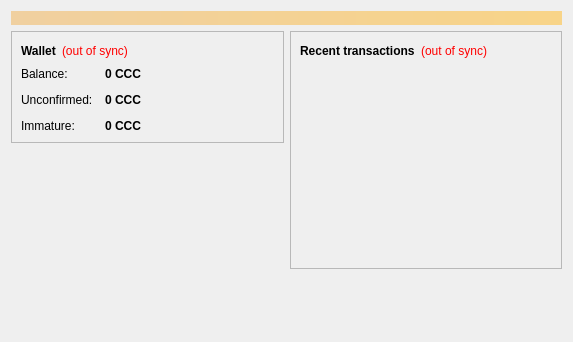
<?xml version="1.0" encoding="UTF-8"?>
<ui version="4.0">
 <class>OverviewPage</class>
 <widget class="QWidget" name="OverviewPage">
  <property name="geometry">
   <rect>
    <x>0</x>
    <y>0</y>
    <width>573</width>
    <height>342</height>
   </rect>
  </property>
  <property name="windowTitle">
   <string>Form</string>
  </property>
  <layout class="QVBoxLayout" name="topLayout">
   <item>
    <widget class="QLabel" name="labelAlerts">
     <property name="visible">
      <bool>false</bool>
     </property>
     <property name="styleSheet">
      <string notr="true">background-color: qlineargradient(x1: 0, y1: 0, x2: 1, y2: 0, stop:0 #F0D0A0, stop:1 #F8D488); color:#000000;</string>
     </property>
     <property name="wordWrap">
      <bool>true</bool>
     </property>
     <property name="margin">
      <number>3</number>
     </property>
    </widget>
   </item>
   <item>
    <layout class="QHBoxLayout" name="horizontalLayout" stretch="1,1">
     <item>
      <layout class="QVBoxLayout" name="verticalLayout_2">
       <item>
        <widget class="QFrame" name="frame">
         <property name="frameShape">
          <enum>QFrame::StyledPanel</enum>
         </property>
         <property name="frameShadow">
          <enum>QFrame::Raised</enum>
         </property>
         <layout class="QVBoxLayout" name="verticalLayout_4">
          <item>
           <layout class="QHBoxLayout" name="horizontalLayout_4">
            <item>
             <widget class="QLabel" name="label_5">
              <property name="font">
               <font>
                <weight>75</weight>
                <bold>true</bold>
               </font>
              </property>
              <property name="text">
               <string>Wallet</string>
              </property>
             </widget>
            </item>
            <item>
             <widget class="QLabel" name="labelWalletStatus">
              <property name="toolTip">
               <string>The displayed information may be out of date. Your wallet automatically synchronizes with the Cancercoin network after a connection is established, but this process has not completed yet.</string>
              </property>
              <property name="styleSheet">
               <string notr="true">QLabel { color: red; }</string>
              </property>
              <property name="text">
               <string notr="true">(out of sync)</string>
              </property>
              <property name="alignment">
               <set>Qt::AlignLeading|Qt::AlignLeft|Qt::AlignVCenter</set>
              </property>
             </widget>
            </item>
            <item>
             <spacer name="horizontalSpacer_2">
              <property name="orientation">
               <enum>Qt::Horizontal</enum>
              </property>
              <property name="sizeHint" stdset="0">
               <size>
                <width>40</width>
                <height>20</height>
               </size>
              </property>
             </spacer>
            </item>
           </layout>
          </item>
          <item>
           <layout class="QFormLayout" name="formLayout_2">
            <property name="fieldGrowthPolicy">
             <enum>QFormLayout::AllNonFixedFieldsGrow</enum>
            </property>
            <property name="horizontalSpacing">
             <number>12</number>
            </property>
            <property name="verticalSpacing">
             <number>12</number>
            </property>
            <item row="0" column="0">
             <widget class="QLabel" name="label">
              <property name="text">
               <string>Balance:</string>
              </property>
             </widget>
            </item>
            <item row="0" column="1">
             <widget class="QLabel" name="labelBalance">
              <property name="font">
               <font>
                <weight>75</weight>
                <bold>true</bold>
               </font>
              </property>
              <property name="cursor">
               <cursorShape>IBeamCursor</cursorShape>
              </property>
              <property name="toolTip">
               <string>Your current balance</string>
              </property>
              <property name="text">
               <string notr="true">0 CCC</string>
              </property>
              <property name="textInteractionFlags">
               <set>Qt::LinksAccessibleByMouse|Qt::TextSelectableByKeyboard|Qt::TextSelectableByMouse</set>
              </property>
             </widget>
            </item>
            <item row="1" column="0">
             <widget class="QLabel" name="label_3">
              <property name="text">
               <string>Unconfirmed:</string>
              </property>
             </widget>
            </item>
            <item row="1" column="1">
             <widget class="QLabel" name="labelUnconfirmed">
              <property name="font">
               <font>
                <weight>75</weight>
                <bold>true</bold>
               </font>
              </property>
              <property name="cursor">
               <cursorShape>IBeamCursor</cursorShape>
              </property>
              <property name="toolTip">
               <string>Total of transactions that have yet to be confirmed, and do not yet count toward the current balance</string>
              </property>
              <property name="text">
               <string notr="true">0 CCC</string>
              </property>
              <property name="textInteractionFlags">
               <set>Qt::LinksAccessibleByMouse|Qt::TextSelectableByKeyboard|Qt::TextSelectableByMouse</set>
              </property>
             </widget>
            </item>
            <item row="2" column="0">
             <widget class="QLabel" name="labelImmatureText">
              <property name="text">
               <string>Immature:</string>
              </property>
             </widget>
            </item>
            <item row="2" column="1">
             <widget class="QLabel" name="labelImmature">
              <property name="font">
               <font>
                <weight>75</weight>
                <bold>true</bold>
               </font>
              </property>
              <property name="toolTip">
               <string>Mined balance that has not yet matured</string>
              </property>
              <property name="text">
               <string notr="true">0 CCC</string>
              </property>
              <property name="textInteractionFlags">
               <set>Qt::LinksAccessibleByMouse|Qt::TextSelectableByKeyboard|Qt::TextSelectableByMouse</set>
              </property>
             </widget>
            </item>
           </layout>
          </item>
         </layout>
        </widget>
       </item>
       <item>
        <spacer name="verticalSpacer">
         <property name="orientation">
          <enum>Qt::Vertical</enum>
         </property>
         <property name="sizeHint" stdset="0">
          <size>
           <width>20</width>
           <height>40</height>
          </size>
         </property>
        </spacer>
       </item>
      </layout>
     </item>
     <item>
      <layout class="QVBoxLayout" name="verticalLayout_3">
       <item>
        <widget class="QFrame" name="frame_2">
         <property name="frameShape">
          <enum>QFrame::StyledPanel</enum>
         </property>
         <property name="frameShadow">
          <enum>QFrame::Raised</enum>
         </property>
         <layout class="QVBoxLayout" name="verticalLayout">
          <item>
           <layout class="QHBoxLayout" name="horizontalLayout_2">
            <item>
             <widget class="QLabel" name="label_4">
              <property name="text">
               <string>&lt;b&gt;Recent transactions&lt;/b&gt;</string>
              </property>
             </widget>
            </item>
            <item>
             <widget class="QLabel" name="labelTransactionsStatus">
              <property name="toolTip">
               <string>The displayed information may be out of date. Your wallet automatically synchronizes with the Cancercoin network after a connection is established, but this process has not completed yet.</string>
              </property>
              <property name="styleSheet">
               <string notr="true">QLabel { color: red; }</string>
              </property>
              <property name="text">
               <string notr="true">(out of sync)</string>
              </property>
              <property name="alignment">
               <set>Qt::AlignRight|Qt::AlignTrailing|Qt::AlignVCenter</set>
              </property>
             </widget>
            </item>
            <item>
             <spacer name="horizontalSpacer">
              <property name="orientation">
               <enum>Qt::Horizontal</enum>
              </property>
              <property name="sizeHint" stdset="0">
               <size>
                <width>40</width>
                <height>20</height>
               </size>
              </property>
             </spacer>
            </item>
           </layout>
          </item>
          <item>
           <widget class="QListView" name="listTransactions">
            <property name="styleSheet">
             <string notr="true">QListView { background: transparent; }</string>
            </property>
            <property name="frameShape">
             <enum>QFrame::NoFrame</enum>
            </property>
            <property name="verticalScrollBarPolicy">
             <enum>Qt::ScrollBarAlwaysOff</enum>
            </property>
            <property name="horizontalScrollBarPolicy">
             <enum>Qt::ScrollBarAlwaysOff</enum>
            </property>
            <property name="selectionMode">
             <enum>QAbstractItemView::NoSelection</enum>
            </property>
           </widget>
          </item>
         </layout>
        </widget>
       </item>
       <item>
        <spacer name="verticalSpacer_2">
         <property name="orientation">
          <enum>Qt::Vertical</enum>
         </property>
         <property name="sizeHint" stdset="0">
          <size>
           <width>20</width>
           <height>40</height>
          </size>
         </property>
        </spacer>
       </item>
      </layout>
     </item>
    </layout>
   </item>
  </layout>
 </widget>
 <resources/>
 <connections/>
</ui>
